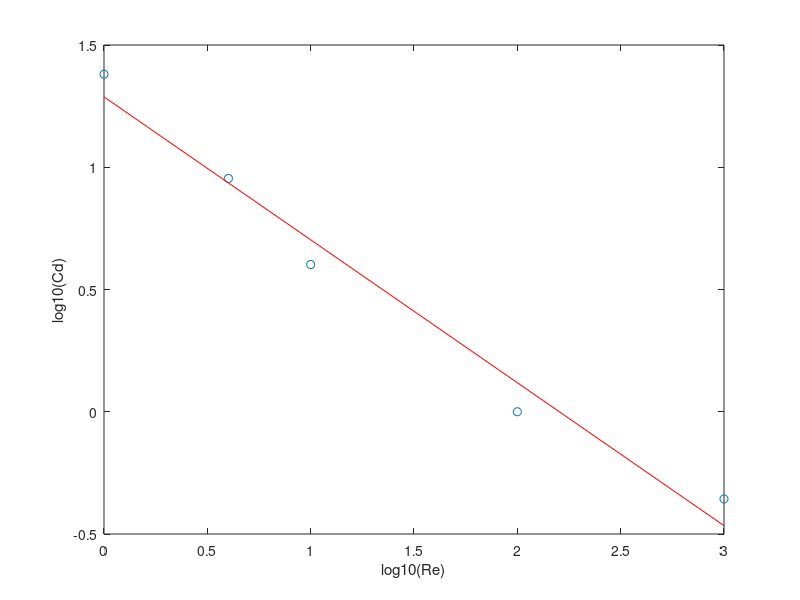
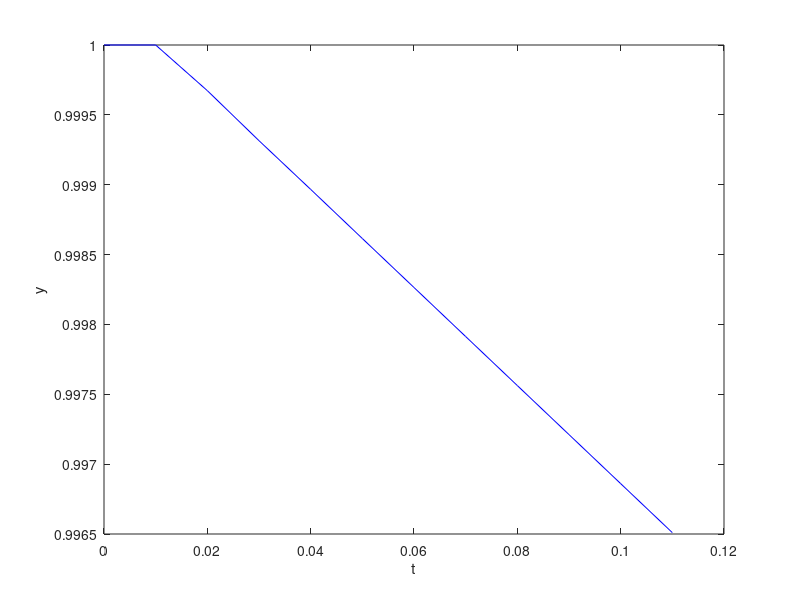
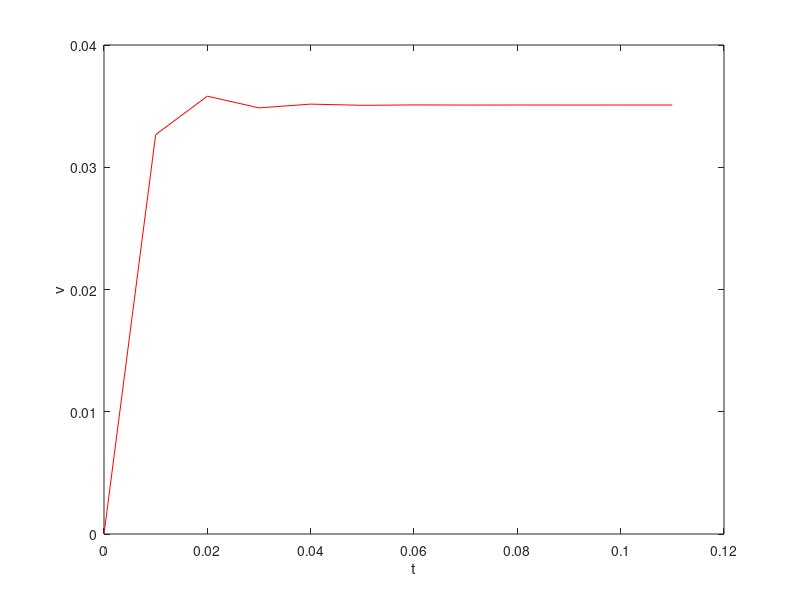

Here is the MATLAB script that generated these plots, in order:
function out = lab8_fluidmech()
    %Initial Data
    global g rho rho_p mu d h v0 a b n dt t_init t_final
    g = 9.8;
    rho = 800;
    rho_p = 1200;
    mu = 0.02;
    
    d = 0.002;
    h = 1;
    v0 = 10^-6;
    
    Re = [1, 4, 10, 100, 1000];
    Cd = [24, 9, 4, 1, 0.44];
    
    [a,b] = linear_regression(Cd, Re);
    dt = 0.01;
    t_final = 0.1;
    t_init = 0;
    n = (t_final - t_init)/dt + 1;
    
    t(1) = t_init;
    v(1) = v0;
    y(1) = h;
    
    [y, v] = FDM(t, y, v);
end

function [a, b] = linear_regression(Cd, Re)
    Re = log10(Re);
    Cd = log10(Cd);
    
    Re = Re(:);
    Cd = Cd(:);
    n = length(Re);
    sRe = sum(Re);
    sCd = sum(Cd);
    sRe2 = sum (Re.*Re);
    sReCd = sum(Re.*Cd);
    b = (n*sReCd -sRe*sCd)/(n*sRe2 - sRe^2);
    a = sCd/n-b*sRe/n;
    
    figure
    plot(Re, Cd, 'o');
    hold on
    plot(Re, b*Re + a, 'r');
    hold on
    
    xlabel('log10(Re)');
    ylabel('log10(Cd)');
end

function Cd = calc_Cd(v)
    global rho mu d a b
    Re = rho*v*d/mu;
    if(Re <= 1)
        Cd = 24/Re;
    elseif(Re >= 1000)
        Cd = 0.44;
    else
        Cd = 10^(a + b*log10(Re));
    end
end

function y_diff = dvdt(v)
    global g rho_p rho d
    Cd = calc_Cd(v);
    y_diff = g - rho*g/rho_p - ((Cd*3*rho*(v^2))/(4*d*rho_p));
end

function [y, v] = FDM(t, y, v)
    global dt n
    for i = 1:n
        v(i+1) = v(i) + dt*dvdt(v(i));
        y(i+1) = y(i) - dt*v(i);
        t(i+1) = t(i) + dt;
        
        if(y(i+1) < 0)
            fprintf('Time take : %d\n',t(i));
            break
        end
    end
    figure
    plot(t, y, '-b');
    xlabel('t');
    ylabel('y');
    
    figure
    plot(t, v, '-r');
    xlabel('t');
    ylabel('v');
end

function [y, v] = inbuilt_ode(t, y, v)
    global t_init t_final
    [t, y] = ode45(@f_diff, [t_init, t_final], y(1));
    plot(t, y, '--g');
    hold on
end 